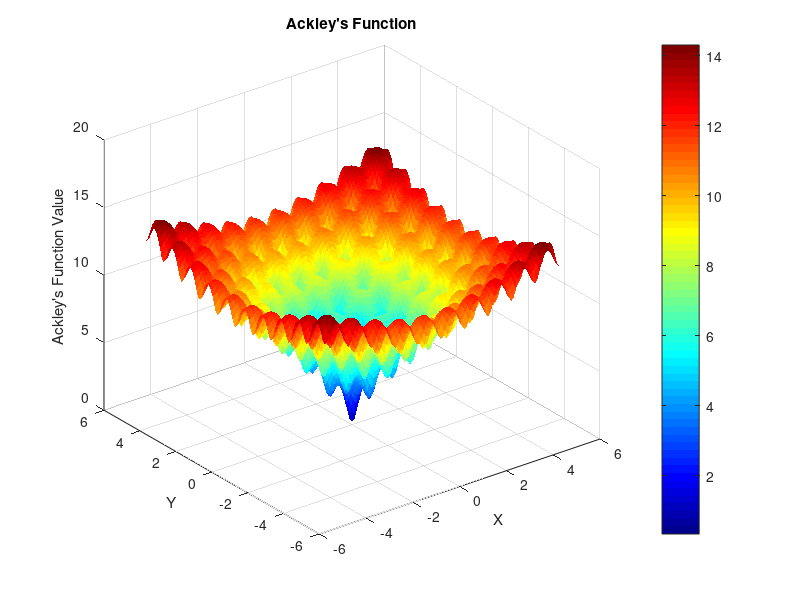
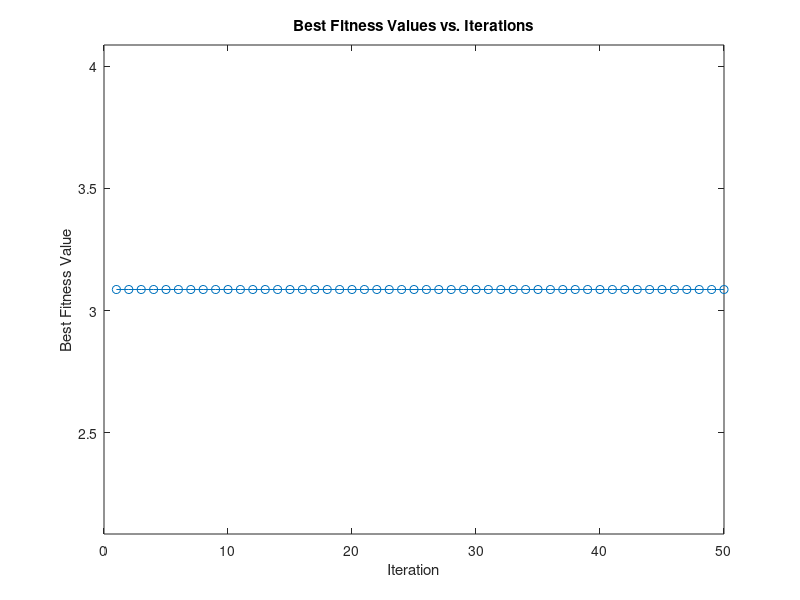
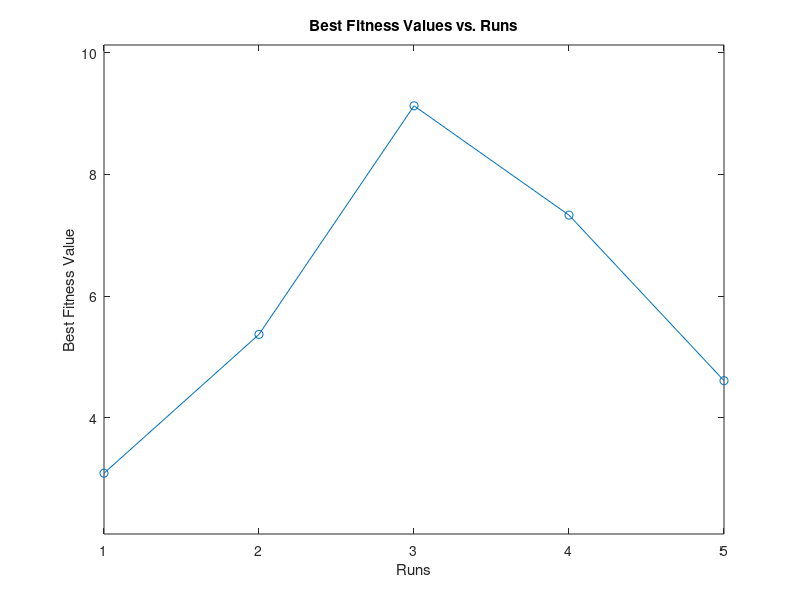
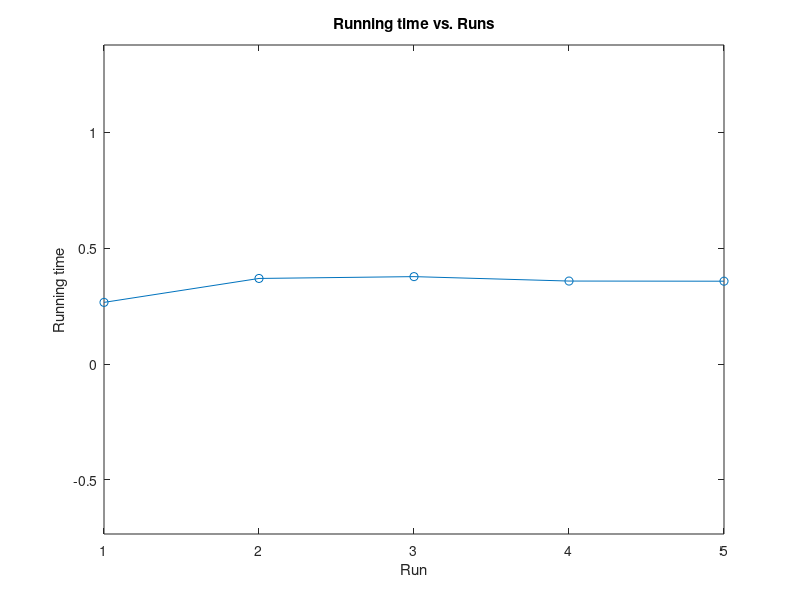

These figures' MATLAB source, in order:
%-------------------------------------------------------------------------------
% Group 1 - Implementation of differential evolution to solve ackelys function
% index - AS2019566, AS2019574 ,AS2019358, AS2019554
%-------------------------------------------------------------------------------

%------------------------------------------------
% seperate functions -> mutation, crossover
%          setting boundries, selection,
%          plot the results
%------------------------------------------------

%-----------------------------------------
%clean the environment
%-----------------------------------------
clc;  
clear;

%-----------------------------------------
%Initilized the parameters
%-----------------------------------------
num_params = 2;          % Number of parameters to optimize
num_dimensions = 2;      % Number of dimensions (2 for 2D optimization)
population_size = 10;    % Size of the population
F = 0.5;                 % scaling factor
CR = 0.1;                % crossover rate
lower_bound = -5 * ones(1, 2);     % Lower bound of parameter values
upper_bound = 5 * ones(1, 2);      % upper bound


% Define the no of iterations and no of runs

runs=5;
iteration = 50;

%-----------------------------------------
%  Function - ackleys function   
%  objective function
%----------------------------------------- 

function fitness = evaluate_ackleys_function(vector)
  
  x1 = vector(1);
  x2 = vector(2);
  term1 = -0.2 * sqrt(0.5 * (x1^2 + x2^2));
  term2 = 0.5 * (cos(2 * pi * x1) + cos(2 * pi * x2));
  fitness = 20 + exp(1) - 20 * exp(term1) - exp(term2);
end

%------------------------------------------------------------
% DE -> initialization -> mutation -> crossover -> selection
%------------------------------------------------------------

%---------------------------------------------------------
% Function - Mutation function
% parameters - Scalling factor , population , ith value
%---------------------------------------------------------

function mutant = mutation ( i, F,population)
  
  % Choose three unique individuals (a, b, c) randomly , the selectd 3 individuals not equal to current individual value
  idxs = 1:size(population, 1);
  idxs(i) = []; % Exclude the current individual from selection
  selected_indices = idxs(randperm(length(idxs), 3));
  a = population(selected_indices(1), :);
  b = population(selected_indices(2), :);
  c = population(selected_indices(3), :);
  
  % Perform mutation 
  fprintf('mutant \n')
  mutant = a + F * (b - c);
  
end

%---------------------------------------------------------
% Function - Crossover function
% parameters - population, mutation vector (donor vector), 
%              Crossover Rate , no of dimentions
%---------------------------------------------------------

function crossover_vector = crossover(problem, mutant, CR,num_dimensions)
  
  % Generate a random index for crossover
  crossover_point = randi(1,num_dimensions);
  
  % Initialize the crossover vector with the target vector
  crossover_vector = mutant;
  
  % Perform binomial crossover for each element
  for i = 1:2
    if rand <= CR || i == crossover_point
      % If the random value is less than CR or it is the crossover point,
      % use the trial vector element
      crossover_vector(i) = problem(i);
    end
  end
end

%-------------------------------------------------------------
% Function - Setting Boundries
% Use - ensure that trial vector(crossover_vector) within the 
%       feasible region during the optimization process           
% parameters - population, mutation vector (donor vector), 
%              Crossover Rate , no of dimentions
%-------------------------------------------------------------

function crossover_vector= boundries (crossover_vector,lower_bound,upper_bound,i) 
  for i=1:2 
    if crossover_vector(i) < lower_bound(i)
      %set the boundries
      crossover_vector(i) = lower_bound(i);
    elseif crossover_vector(i) > upper_bound
      crossover_vector(i) = upper_bound(i);
    end
  end
end

%---------------------------------------------------------
% Function - Selection         
% parameters - population, crossover_vector
%---------------------------------------------------------

function selected_vector = selection(problem, crossover_vector)
  disp('selection');
  
  % get the population fitness values
  target_fitness = evaluate_ackleys_function(problem);
  
  % get the donor vector fiteness values
  crossover_fitness = evaluate_ackleys_function(crossover_vector);
  
  % check whether wich one in minimun
  if crossover_fitness < target_fitness
    %choose minimum value as selected vector
    selected_vector = crossover_vector;
  else
    selected_vector = problem;
  end
end


%---------------------------------------------------------
% Function - Best Fitness Value (fitness evaluation)
% Use - find the best solution and best fitness value   
%       using ackleys function       
% parameters - population, population_size, 
%              No of runs
%---------------------------------------------------------
function [update_best_fitness,best_solutions] = bestfitness(population,population_size,runs)
  
  % assign the big value to the update_best_fitness variable
  update_best_fitness = inf;
  
  % Evaluate the fitness of the current population
  for i = 1: population_size
    disp(population(i,:));
    population_fitness = evaluate_ackleys_function(population(i,:))
    
    % Update the best fitness value if a new best value is found
    current_best_fitness = min(population_fitness);
    if current_best_fitness < update_best_fitness
      update_best_fitness = current_best_fitness;
      best_solutions = population(i,:)
    end
  end
  
  %print the results
  fprintf('Best firness value for run %d : ',runs );
  disp(update_best_fitness);
end

%-------------------------------------------------------------
% plot the results 
% 1. Best Fitness Values vs. Iterations for a particular run
% 2. Best Fitness Values vs. Runs
% 3. Running time vs. Runs
%-------------------------------------------------------------

function plot_best_fitness_values_against_iteration(iteration_value_bestfitness)
  
  plot(iteration_value_bestfitness(:,1), iteration_value_bestfitness(:,2), 'o-');
  xlabel('Iteration');
  ylabel('Best Fitness Value');
  title('Best Fitness Values vs. Iterations');
  ylim([min(iteration_value_bestfitness(:,2)-1), max(iteration_value_bestfitness(:,2))+1]);
  
endfunction

function plot_best_fitness_values_against_runs(best_fitness_values)
  plot(best_fitness_values(:,1), best_fitness_values(:,2), 'o-');
  xlabel('Runs');
  ylabel('Best Fitness Value');
  title('Best Fitness Values vs. Runs');
  ylim([min(best_fitness_values(:,2)-1), max(best_fitness_values(:,2))+1]);
endfunction

function plot_running_time_against_run(running_time_per_run)
  plot(running_time_per_run(:,1), running_time_per_run(:,2), 'o-');
  xlabel('Run');
  ylabel('Running time');
  title('Running time vs. Runs');
  ylim([min(running_time_per_run(:,2)-1), max(running_time_per_run(:,2))+1]);
endfunction

%---------------------------------------------------------
% Function - plot the ackleys function in mesh grid        
%---------------------------------------------------------

function plot_ackleys_function()
  
  % Define the range of x and y values
  x_range = linspace(-5, 5, 100);
  y_range = linspace(-5, 5, 100);
  %x_range = population(:,1)
  %y_range = population(:,2)
  
  % Initialize a matrix to store the function values
  Z = zeros(length(x_range), length(y_range));
  
  % Calculate the values of Ackley's function for each combination of x and y
  for i = 1:length(x_range)
    for j = 1:length(y_range)
      Z(i, j) = evaluate_ackleys_function([x_range(i), y_range(j)]);
    end
  end
  
  % Create the surface plot
  figure;
  surf(x_range, y_range, Z, 'EdgeColor', 'none');
  xlabel('X');
  ylabel('Y');
  zlabel('Ackley''s Function Value');
  title('Ackley''s Function');
  colormap('jet');
  colorbar;
  grid on;
  
  %Find the global minimum (0, 0) and plot it
  % hold on;
  % plot3(0, 0, evaluate_ackleys_function([0, 0]), 'ro', 'MarkerSize', 10, 'MarkerFaceColor', 'r');
  % hold off;
  
end

%----------------------------------------------------------------
% Function - Main function 
% Use - to run algorithm 
% parameters - no of parameters, no of dimensions, population_size
%              scalling factor , crossover rate, lower bound,
%              upper bound, runs, iterations
%----------------------------------------------------------------

function DE_ackleys_function(num_params,num_dimensions,population_size,F,CR,lower_bound,upper_bound,runs,iteration)
  
  % initialization
  best_fitness_values = [];
  best_fitness_solutions = [];
  iteration_value_bestfitness = [];
  random_run = randi([1,runs])
  running_time_per_run =[];
  
  for run = 1:runs 
    tic; % start running time 
    disp('---------run--------');
    fprintf('Run number %d \n',run);
    
    %define initial population randomly
    population = repmat(lower_bound,population_size,1) + repmat((upper_bound - lower_bound),population_size,1) .* rand(population_size, num_params);
    
    disp(population);
    
    %initialization
    best_fitness_value_iteration = 0;
    best_solutions_for_iteration = NaN;
    
    for iterations = 1:iteration
      %initialization
      new_population = zeros(size(population));
      
      for i = 1:population_size
        
        %mutation
        mutant = mutation ( i, F,population);
        
        %crossover
        crossover_vector = crossover(population(i, :), mutant, CR,num_dimensions);    
        
      endfor 
      
      for i = 1:population_size
        
        % Apply boundary handling 
        crossover_vector= boundries (crossover_vector,lower_bound,upper_bound,i);
        
        %selection 
        new_population(i, :) = selection(population(i, :), crossover_vector);
        
      endfor
      
      % Update the population for a one generation
      population = new_population;
      
      %disp(population);
      
      % fitness evaluate for iteration
      disp('update best fiteness');
      [update_best_fitness,best_solutions] = bestfitness(new_population,population_size,iterations);
      best_fitness_value_iteration = update_best_fitness
      best_solutions_for_iteration = best_solutions
      
      if run == random_run
        iteration_value_bestfitness = [iteration_value_bestfitness;[iterations,update_best_fitness]]
      endif
      
    endfor
    %fitness evaluate for run
    best_fitness_values = [best_fitness_values;[run,best_fitness_value_iteration]]
    best_fitness_solutions=[best_fitness_solutions;best_solutions_for_iteration]
    
    %stop running time
    running_time_per_run = [running_time_per_run;[run,toc]];
  end
  
  %plot results
  
  plot_ackleys_function(); 
  hold on;
  plot3(best_fitness_solutions(1), best_fitness_solutions(2), evaluate_ackleys_function([best_fitness_solutions(1), best_fitness_solutions(2)]), 'ro', 'MarkerSize', 10, 'MarkerFaceColor', 'k');
  hold off;
  
  figure;
  plot_best_fitness_values_against_iteration(iteration_value_bestfitness);
  figure;
  plot_best_fitness_values_against_runs(best_fitness_values);
  figure;
  plot_running_time_against_run(running_time_per_run);
  
  
end
% Call the main function
DE_ackleys_function(num_params,num_dimensions,population_size,F,CR,lower_bound,upper_bound,runs,iteration);